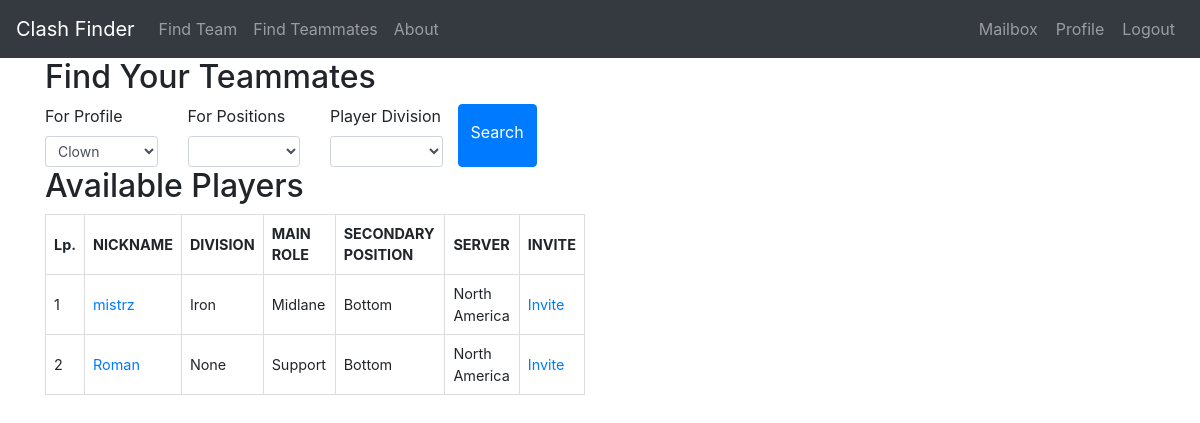
/findteammates (signed in), run on the app's committed database.
### models.py (models this page shows)
class Profile(UserMixin, db.Model):
    id = db.Column(db.Integer, primary_key=True)
    nickname = db.Column(db.String(64), index=True, unique=True)
    server = db.Column(db.String(10), index=True)
    division = db.Column(db.String(20), index=True)
    best_position = db.Column(db.String(20), index=True)
    alternative_position = db.Column(db.String(20), index=True)
    user_id = db.Column(db.Integer, db.ForeignKey('user.id'))
    clash_team = db.relationship('ClashTeam', backref='host', lazy='dynamic')
    invitation_in = db.relationship('ClashInvitation', backref='invitedguest', lazy='dynamic',
                                    cascade="all, delete, delete-orphan")
    request_out = db.relationship('ClashRequest', backref='candidate', lazy='dynamic',
                                  cascade="all, delete, delete-orphan")
    reported = db.relationship('ReportPlayer', backref='Reported', lazy='dynamic',
                               cascade="all, delete, delete-orphan")

### routes.py (the view, shortened to what this page needs)
@app.route('/findteammates', methods=['GET', 'POST'])
@login_required
def findteammates():
    user = User.query.filter_by(username=current_user.username).first_or_404()
    user_profiles = Profile.query.filter_by(user_id=user.id).all()
    user_profiles_id = []
    for user_profile in user_profiles:
        user_profiles_id.append(user_profile.id)
    find_teammates = Profile.query.filter(
        Profile.id.notin_(user_profiles_id)).all()
    if len(find_teammates) == 0:
        find_teammates = []
    form = SearchingProfile(user_id=user.id)
    return render_template('findteammates.html', get_server_short_name=get_server_short_name, find_teammates=find_teammates, form=form, user=user, user_profiles=user_profiles)

### forms.py
class SearchingProfile(FlaskForm):
    profile = SelectField('For Profile', validators=[
                          DataRequired()], choices=[], default=None)
    divisions = SelectField('Player Division', choices=divisions)
    role = SelectField('For Positions', choices=positions)
    submit = SubmitField('Search')
    def __init__(self, user_id, *args, **kwargs):
        super(SearchingProfile, self).__init__(*args, **kwargs)
        self.profile.choices = [(p.id, p.nickname)
                                for p in Profile.query.filter_by(user_id=user_id)]

### forms.py (called while the page is built)
def get_server_short_name(server_name):
    for server in servers:
        if server[0] == server_name:
            return server[1]
    return ''

### models.py (called while the page is built)
@login.user_loader
def load_user(id):
    return User.query.get(int(id))

### templates/findteammates.html (shortened to what this page needs)
{% extends "base.html" %}
{% block content %}
<div class="container">
	<div class="row">
		<div class="col-sm-6">
			<h2>Find Your Teammates</h2>
			<form method="POST" action="{{ url_for('findteammates') }}">
				<div class="row">
					<div class="col-md-3">
						{{ form.profile.label(class="form-control-label") }}
						{{ form.profile(class="form-control form-control-sm") }}
					</div>
					<div class="col-md-3">
						{{ form.role.label(class="form-control-label") }}
						{{ form.role(class="form-control form-control-sm") }}
					</div>
					<div class="col-md-3">
						{{ form.divisions.label(class="form-control-label") }}
						{{ form.divisions(class="form-control form-control-sm") }}
					</div>
					<button type="submit" class="btn btn-primary">{{ form.submit.label }}</button>
					<br>
				</div>
			</form>
			<h2>Available Players</h2>
			<div class="clash-available-teams">
				{% if find_teammates %}
				<table>
					<thead>
						<tr>
							<th>Lp.</th>
							<th>NICKNAME</th>
							<th>DIVISION</th>
							<th>MAIN ROLE</th>
							<th>SECONDARY POSITION</th>
							<th>SERVER</th>
							<th>INVITE</th>
						</tr>
					</thead>
					<tbody>
						{% for teammate in find_teammates %}
						<tr>
							<td>{{ loop.index }}</td>
							<td><a
									href="{{ url_for('profile', nickname=teammate.nickname, server=get_server_short_name(teammate.server).lower()) }}">{{
									teammate.nickname }}</a></td>
							<td>{{ teammate.division }}</td>
							<td>{{ teammate.best_position }}</td>
							<td>{{ teammate.alternative_position }}</td>
							<td>{{ teammate.server }}</td>
							<td><a
									href="{{ url_for('inviteteammates', user_id=user.id, guest_id=teammate.id) }}">Invite</a>
							</td>
						</tr>
						{% endfor %}
					</tbody>
				</table>
				{% else %}
				<p>There are currently no players meeting your requirements.</p>
				{% endif %}
			</div>
		</div>
	</div>
</div>
{% endblock %}

### templates/findteammates.html (style rules this page uses)
table { border-collapse: collapse; font-size: 0.9em; border: 1px solid #ddd; margin-bottom: 10px; }
th { border: 1px solid #ddd; padding: 8px; text-align: left; }
td { border: 1px solid #ddd; padding: 8px; }

### data on the page
Profile: nickname "mistrz", division "Iron", best_position "Midlane", alternative_position "Bottom", server "North America"
Profile: nickname "Roman", division "None", best_position "Support", alternative_position "Bottom", server "North America"
